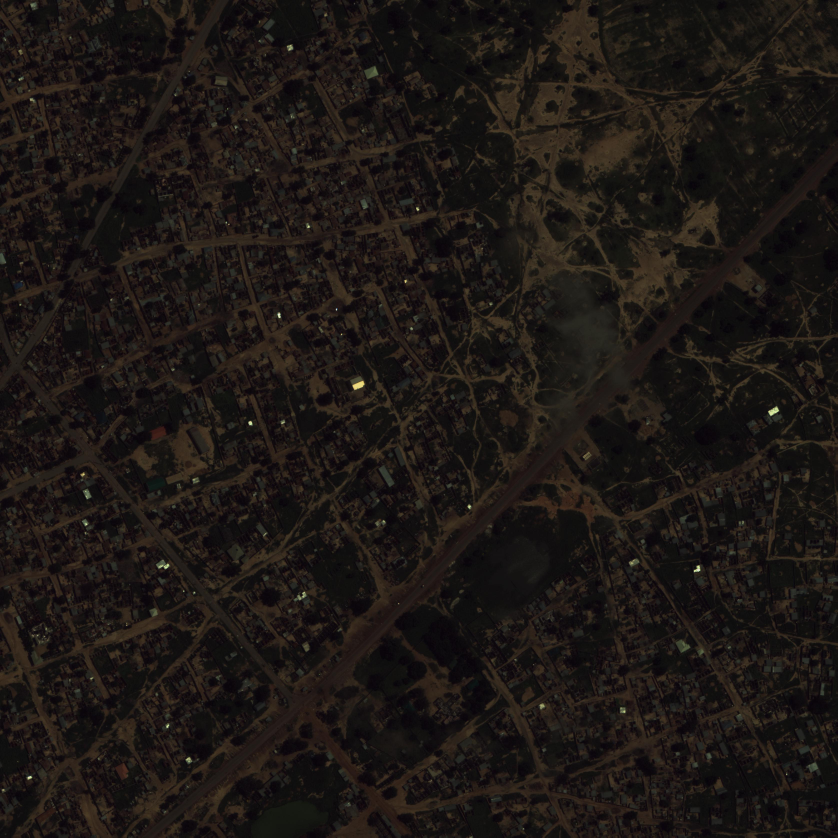
#> input picture Image Processing/Assignment4/images/6100_1_3_RGB.jpg, 3349 x 3349 px (shown at 1/4 size)
$ python 'MB1911_Road Network Extraction.py'
#> lines starting #> are read from the running program, lines starting #| are printed output that depends on the picture; after the words box and inside, x2 and y2 are one past the last pixel; in counts of white or black regions, pixels touching at a corner belong together
#!/usr/bin/env python
# coding: utf-8

# # Image Processing Assignment : Road Network Detection
#
# - Name: Subhrajyoty Roy
# - Roll : MB1911
# - Subject : Signal and Image Processing
# - Date: 8th January, 2021
#
#
# ## Importing Necessary Packages
#
# We first start by importing necessary packages for reading and viewing images, as well as the linear algebra library to perform fast calculations.

# In[78]:


import matplotlib.pyplot as plt
import numpy as np
import matplotlib.image as mpimg
from sklearn.metrics import jaccard_score
from scipy.ndimage import convolve, median_filter


# ## Introduction
#
# Detecting road networks from satelite image is an extremely useful and important task. In this assignment, we shall try to use different algorithms to obtain the predicted road networks from the satelite image. For computational and demonstration purpose, we shall use only one satelite image. Later, the algorithms will be run on each of the images separately to provide the output.

# In[79]:


img = mpimg.imread('./images/6100_1_3_RGB.jpg')
#> img is the input picture: shape (3349, 3349, 3); mean R, G, B 28.7, 23.4, 20.4
mask = mpimg.imread('./images/6100_1_3_MASK.png')
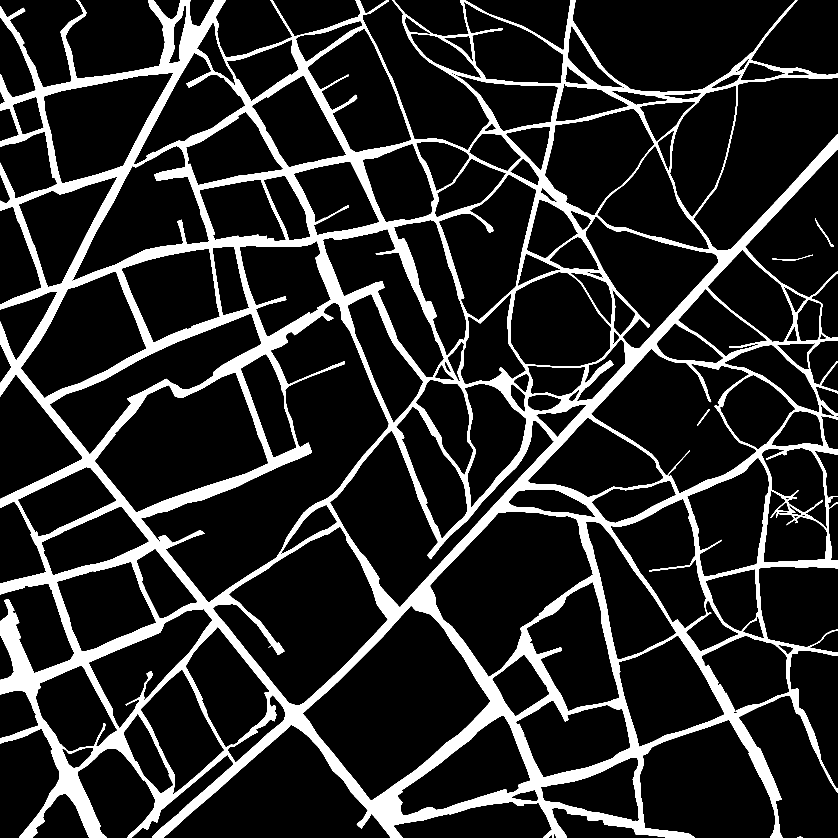
#> input picture Image Processing/Assignment4/images/6100_1_3_MASK.png, 3349 x 3349 px (shown at 1/4 size)
#> mask: shape (3349, 3349) float32; values 0 (black) and 1 (white), 15.1% white; 5 white regions, box (x1, y1, x2, y2) and area: (0, 0, 3349, 3349) 1691339, (3260, 873, 3335, 988) 651, (3088, 1019, 3252, 1042) 444, (2788, 1636, 2840, 1704) 361, (3189, 3347, 3211, 3349) 30


# In[80]:


img.shape


# As it can be seen that the image has very high resolution, hence we crop to the first 200 pixels to speed up the demonstration process. The satelite image is as follows.

# In[81]:


# crop the image and mask

img = img[:200, :200, :]
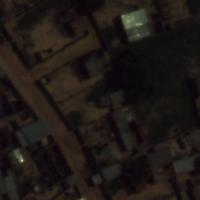
#> img: shape (200, 200, 3); mean R, G, B 30.4, 24.7, 21.7
fig = plt.figure(figsize = (8, 8))
plt.imshow(img)
plt.show()


# The corresponding ground truth image is as follows.

# In[83]:


mask = mask[:200, :200]
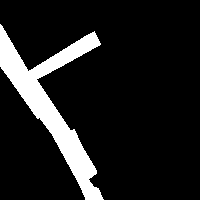
#> mask: shape (200, 200) float32; values 0 (black) and 1 (white), 12% white; 1 white region, box (x1, y1, x2, y2) and area: (0, 24, 104, 200) 4808
fig = plt.figure(figsize = (8, 8))
plt.imshow(mask, cmap = 'gray')
plt.show()


# ## Preprocessing
#
# Since, the satelite image provides a view of the area at night times, some image enhancement techniques should be applied in order to obtain better contrast of the image. Let us take a look at the histogram of pixel intensity values in each of the red, green and blue channel of the cropped image.

# In[84]:


# let's look at the histograms
red_vals = np.zeros(256)
green_vals = np.zeros(256)
blue_vals = np.zeros(256)

for i in range(img.shape[0]):
    for j in range(img.shape[1]):
        red_vals[img[i, j, 0]] += 1
        green_vals[img[i, j, 1]] += 1
        blue_vals[img[i, j, 2]] += 1

fig, ax = plt.subplots(1, 3, figsize = (16, 4))
ax[0].bar(np.arange(0, 256), red_vals)
ax[0].set_title('RED channel histogram')

ax[1].bar(np.arange(0, 256), green_vals)
ax[1].set_title('GREEN channel histogram')

ax[2].bar(np.arange(0, 256), blue_vals)
ax[2].set_title('BLUE channel histogram')

plt.show()
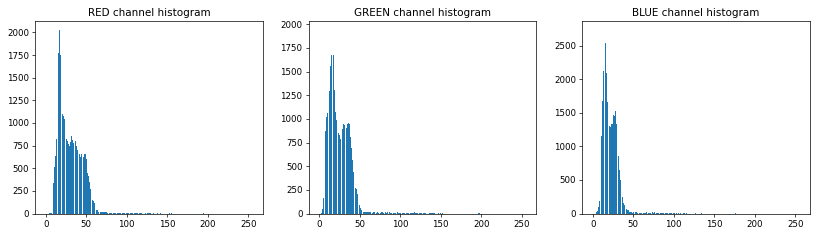
#> figure drawn by matplotlib, 3 panels; panel 1: tallest bar 2025 high, from x = 16.6 to 17.4; panel 2: tallest bar 1937 high, from x = 15.6 to 16.4; panel 3: tallest bar 2735 high, from x = 14.6 to 15.4


# Clearly, the histograms in all three channels mostly squeeze between 0 and 50. Therefore, we apply histogram stretching technique to spread the histogram over the range [0, 255] so that the distribution of the pixel instensities is more flat. This should result in an image with better constrast and visibility.

# In[85]:


# So, apply histogram streching scheme
# [28 lines left out: function enhance_image, not called in this run]


# In[86]:


get_ipython().run_cell_magic('time', '', "new_img = enhance_image(img)\nfig = plt.figure(figsize = (8, 8))\nplt.imshow(np.array(new_img, dtype = 'uint8'))\nplt.show()")


# As one can see, the satelite image is now more prominent, with a better visibility of the roads and the greeneries and the buildings. Now, we proceed to our first approach to detect the road networks.
#
#
# ## Algorithm 1: kMeans
#
# kMeans is an unsupervised algorithm for clustering. Since only the satelite image is provided and we do not use any landmark points, then unsupervised setup is evident as there is no training label. So, we use kMeans to cluster the [R, G, B] color values that appear in the above image.

# In[87]:


from sklearn.cluster import KMeans


# In[88]:


#> (the run stopped early here; a loop or call above may not have finished)
